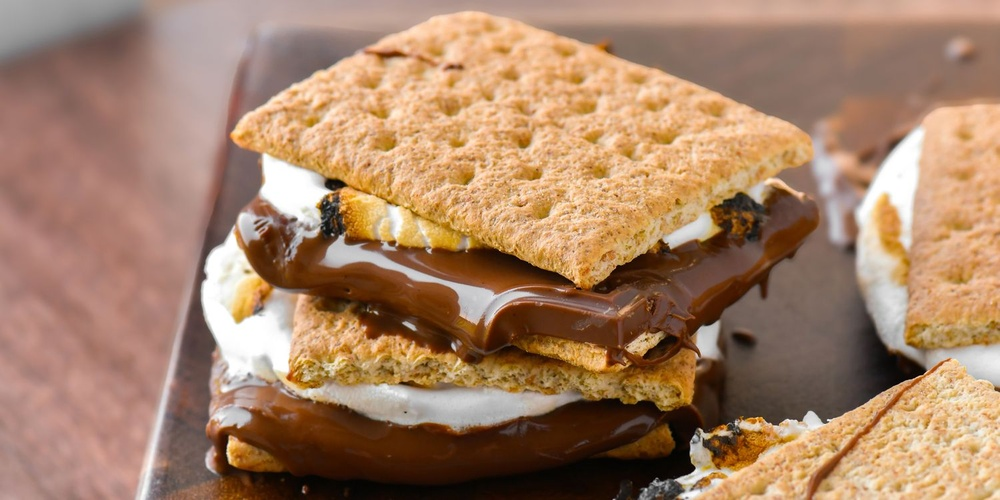
#> input picture vla-research/image-processor/images/smores.jpg, 1000 x 500 px, shrunk from 1500 x 750 before the run, found by its file name
$ python preprocessing.py image-processor/images/smores.jpg
#> lines starting #> are read from the running program, lines starting #| are printed output that depends on the picture
"""
Note that this is not yet connected to the rest of the image processor, for now it is a standalone script and will work to test images - Krish
Fixes: white balance, gamma correction, brightness/contrast normalization, denoising.
In Terminal try: python preprocessing.py <image path>
python3 image-processor/preprocessing.py image-processor/images/smores.jpg

I still have to tweak it to actually process it positively, but for now at least its working; just not good
"""

import sys
from pathlib import Path

import cv2
import numpy as np


def gray_world_white_balance(img: np.ndarray) -> np.ndarray:
    """Auto white balance using Gray World algorithm."""
    result = img.astype(np.float32)
    avg_b, avg_g, avg_r = np.mean(result, axis=(0, 1))
    gray_avg = (avg_b + avg_g + avg_r) / 3.0
    result[:, :, 0] = np.clip(result[:, :, 0] * (gray_avg / (avg_b + 1e-6)), 0, 255)
    result[:, :, 1] = np.clip(result[:, :, 1] * (gray_avg / (avg_g + 1e-6)), 0, 255)
    result[:, :, 2] = np.clip(result[:, :, 2] * (gray_avg / (avg_r + 1e-6)), 0, 255)
    return result.astype(np.uint8)


def gamma_correction(img: np.ndarray, gamma: float = 1.2) -> np.ndarray:
    """Apply gamma correction. gamma > 1 brightens, < 1 darkens."""
    inv_gamma = 1.0 / gamma
    table = np.array([((i / 255.0) ** inv_gamma) * 255 for i in range(256)]).astype(np.uint8)
    return cv2.LUT(img, table)


def auto_gamma(img: np.ndarray) -> np.ndarray:
    """Estimate gamma from image brightness and correct."""
    gray = cv2.cvtColor(img, cv2.COLOR_BGR2GRAY)
    mean_brightness = np.mean(gray)
    target = 127.0
    gamma = np.log(target / 255.0) / np.log(mean_brightness / 255.0 + 1e-6)
    gamma = np.clip(gamma, 0.5, 2.5)
    return gamma_correction(img, gamma)


def normalize_brightness_contrast(img: np.ndarray) -> np.ndarray:
    lab = cv2.cvtColor(img, cv2.COLOR_BGR2LAB)
    l_channel, a_channel, b_channel = cv2.split(lab)
    clahe = cv2.createCLAHE(clipLimit=2.0, tileGridSize=(8, 8))
    l_channel = clahe.apply(l_channel)
    lab = cv2.merge([l_channel, a_channel, b_channel])
    return cv2.cvtColor(lab, cv2.COLOR_LAB2BGR)


def denoise(img: np.ndarray) -> np.ndarray:
    return cv2.fastNlMeansDenoisingColored(img, None, h=10, hColor=10, templateWindowSize=7, searchWindowSize=21)


def preprocess(img: np.ndarray) -> np.ndarray:
    img = denoise(img)
    img = gray_world_white_balance(img)
    img = auto_gamma(img)
    img = normalize_brightness_contrast(img)
    return img


def main() -> None:
    if len(sys.argv) < 2:
        print("Usage: python preprocessing.py <path_to_image>")
        sys.exit(1)

    path = Path(sys.argv[1])
    if not path.exists():
        print(f"Error: File not found: {path}")
        sys.exit(1)

    img = cv2.imread(str(path))
#> img is the input picture: shape (500, 1000, 3); mean B, G, R 103, 129.7, 165.9
    if img is None:
        print(f"Error: Could not load image: {path}")
        sys.exit(1)

    processed = preprocess(img)
#> in denoise, `return cv2.fastNlMeansDenoisingColored(img, None, h=10, hColor=10, tem..`:
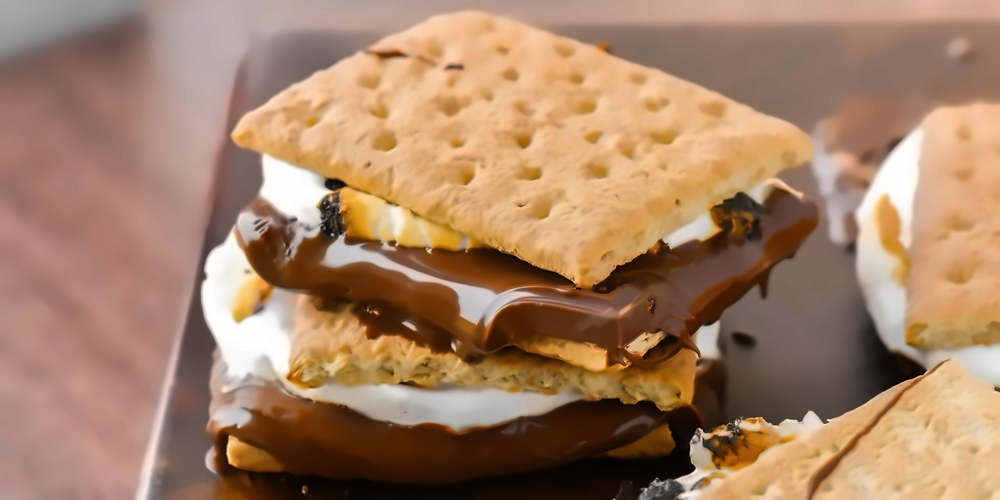
#> returned value: shape (500, 1000, 3); mean of channels 0, 1, 2 102.3, 129.4, 166; drawn as B, G, R
#> in gray_world_white_balance, `avg_b, avg_g, avg_r = np.mean(result, axis=(0, 1))`: avg_b = 102.2; avg_g = 129.5; avg_r = 166
#> in gray_world_white_balance, `gray_avg = (avg_b + avg_g + avg_r) / 3.0`: gray_avg = 132.6
#> in gray_world_white_balance, `result[:, :, 0] = np.clip(result[:, :, 0] * (gray_avg / (avg_b + 1e-6)..`:
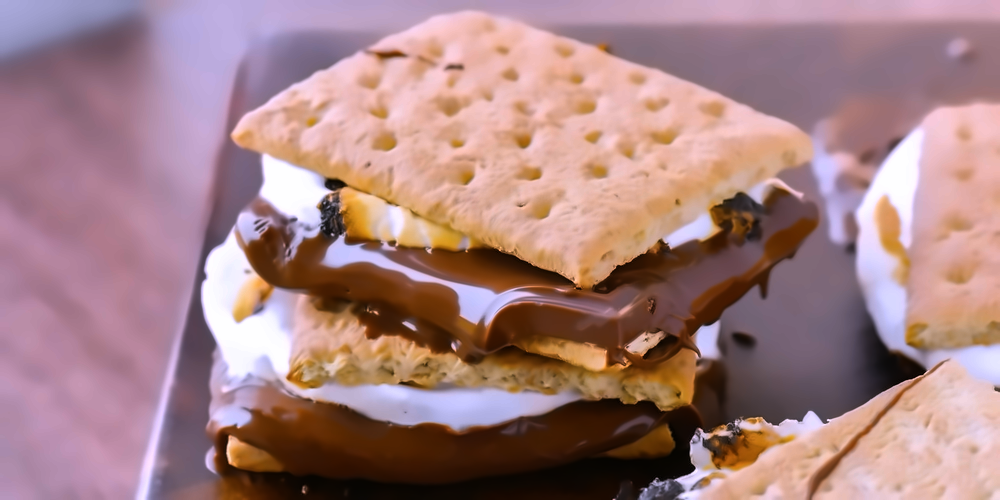
#> result: shape (500, 1000, 3) float32; mean of channels 0, 1, 2 131.1, 129.5, 166; drawn as B, G, R
#> in gray_world_white_balance, `result[:, :, 2] = np.clip(result[:, :, 2] * (gray_avg / (avg_r + 1e-6)..`:
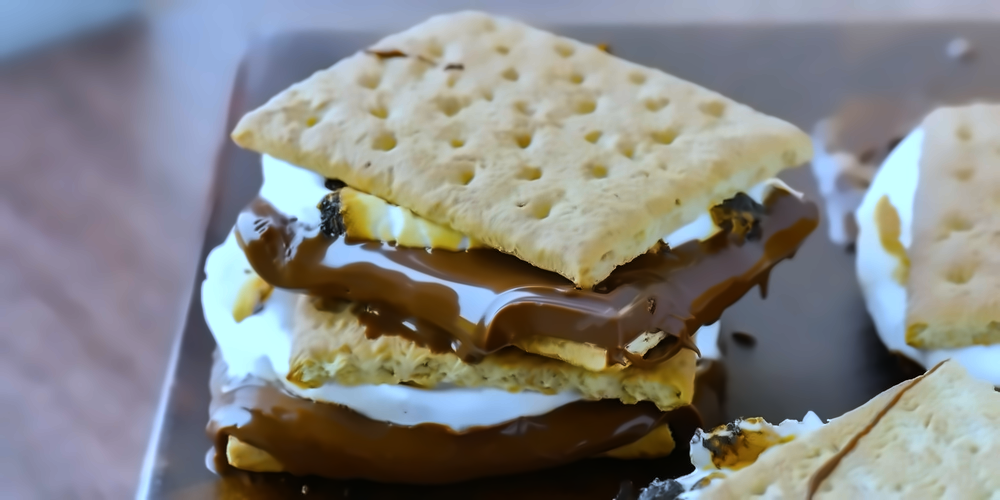
#> result: shape (500, 1000, 3) float32; mean of channels 0, 1, 2 131.1, 132.5, 132.7; drawn as B, G, R
#> in auto_gamma, `gray = cv2.cvtColor(img, cv2.COLOR_BGR2GRAY)`:
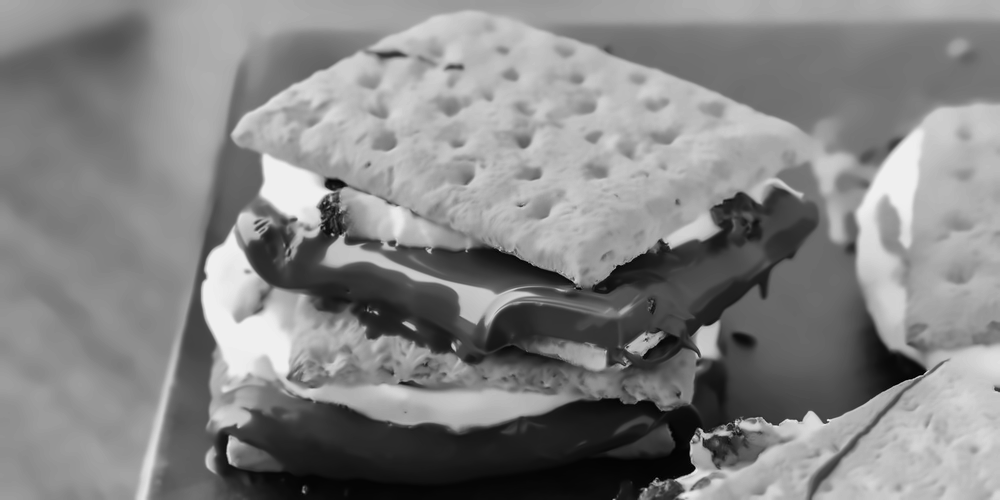
#> gray: shape (500, 1000); min 0, max 239, mean 131.9
#> in auto_gamma, `mean_brightness = np.mean(gray)`: mean_brightness = 131.9
#> in auto_gamma, `gamma = np.log(target / 255.0) / np.log(mean_brightness / 255.0 + 1e-6)`: gamma = 1.06
#> in gamma_correction, `inv_gamma = 1.0 / gamma`: inv_gamma = 0.946
#> in gamma_correction, `table = np.array([((i / 255.0) ** inv_gamma) * 255 for i in range(256)..`: table = 256 values from 0 to 255
#> in normalize_brightness_contrast, `lab = cv2.cvtColor(img, cv2.COLOR_BGR2LAB)`: lab: shape (500, 1000, 3); mean of channels 0, 1, 2 142.5, 129.2, 129.5
#> in normalize_brightness_contrast, `l_channel, a_channel, b_channel = cv2.split(lab)`:
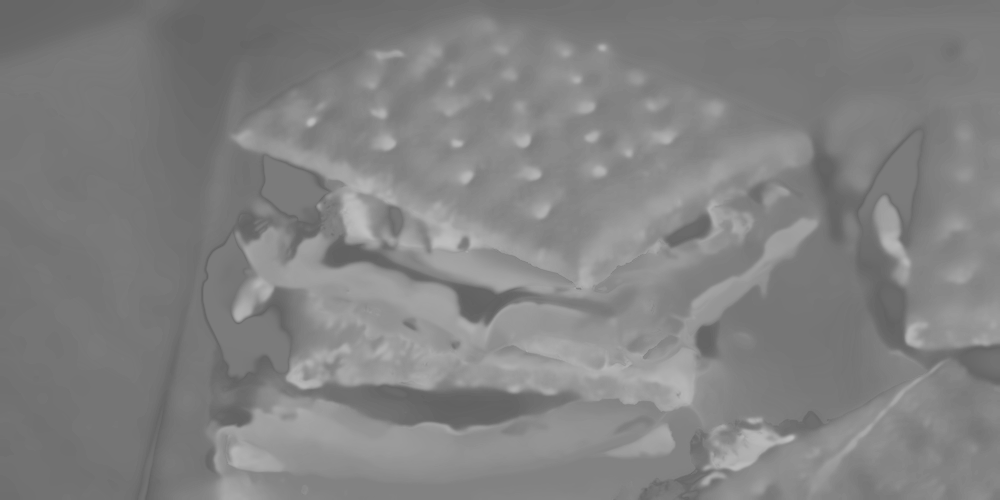
#> b_channel: shape (500, 1000); min 97, max 192, mean 129.5
#> in normalize_brightness_contrast, `l_channel = clahe.apply(l_channel)`:
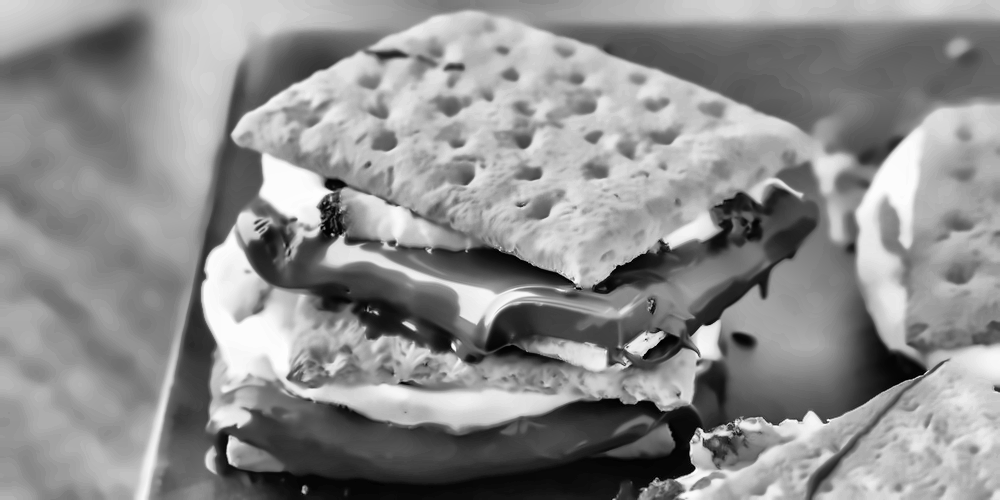
#> l_channel: shape (500, 1000); min 0, max 253, mean 141.1
#> in normalize_brightness_contrast, `lab = cv2.merge([l_channel, a_channel, b_channel])`: lab: shape (500, 1000, 3); mean of channels 0, 1, 2 141.1, 129.2, 129.5
#> in normalize_brightness_contrast, `return cv2.cvtColor(lab, cv2.COLOR_LAB2BGR)`:
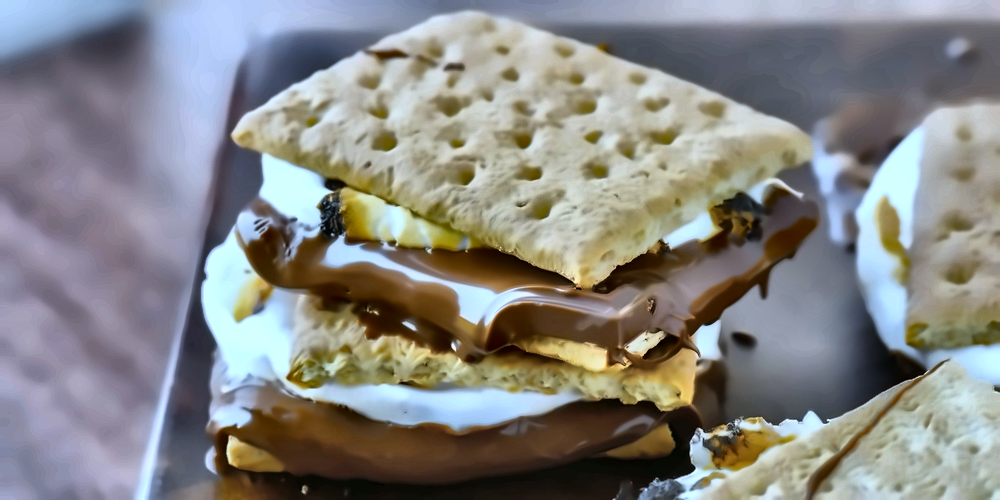
#> returned value: shape (500, 1000, 3); mean B, G, R 132.2, 134.4, 134.8

    out_path = path.parent / f"{path.stem}_processed{path.suffix}"
    cv2.imwrite(str(out_path), processed)
    print(f"Saved processed image to: {out_path}")


if __name__ == "__main__":
    main()

$ run again, with vla-research/image-processor/images/goat.jpeg copied over vla-research/image-processor/images/smores.jpg
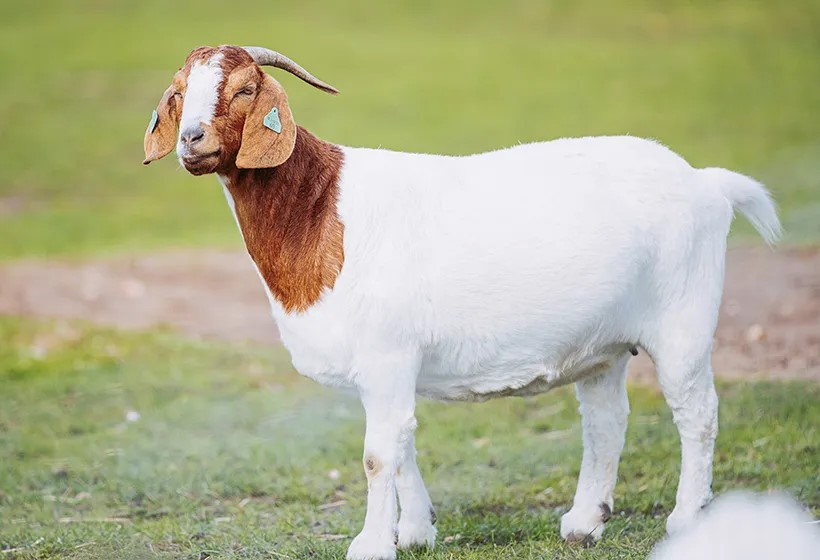
#> input picture vla-research/image-processor/images/goat.jpeg, 820 x 560 px, found by its file name
#> in main, img is the input picture: shape (560, 820, 3); mean B, G, R 140.8, 175.9, 174.4
#> avg_b = 140.3; avg_g = 175.7; avg_r = 174.7
#> gray_avg = 163.6
#> in auto_gamma, `gray = cv2.cvtColor(img, cv2.COLOR_BGR2GRAY)`:
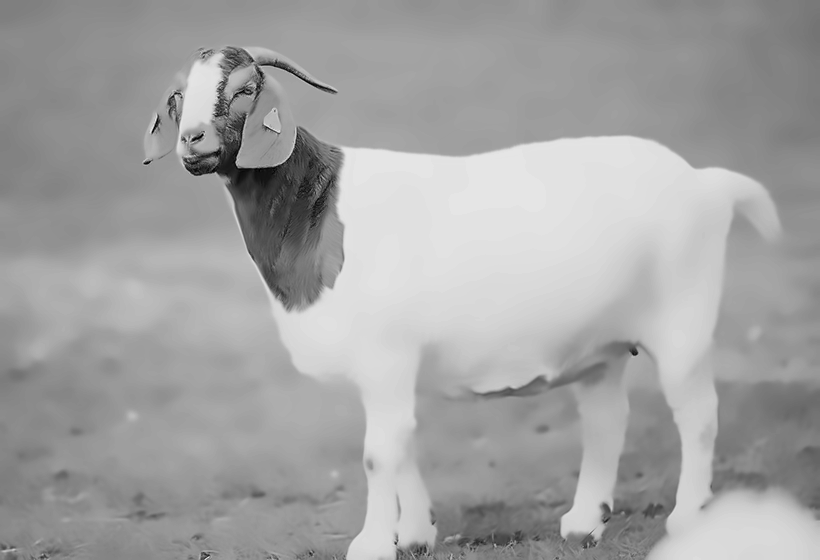
#> gray: shape (560, 820); min 1, max 232, mean 162.7
#> mean_brightness = 162.7
#> gamma = 1.55
#> inv_gamma = 0.645
#> table = 256 values from 0 to 255
#> in normalize_brightness_contrast, `return cv2.cvtColor(lab, cv2.COLOR_LAB2BGR)`:
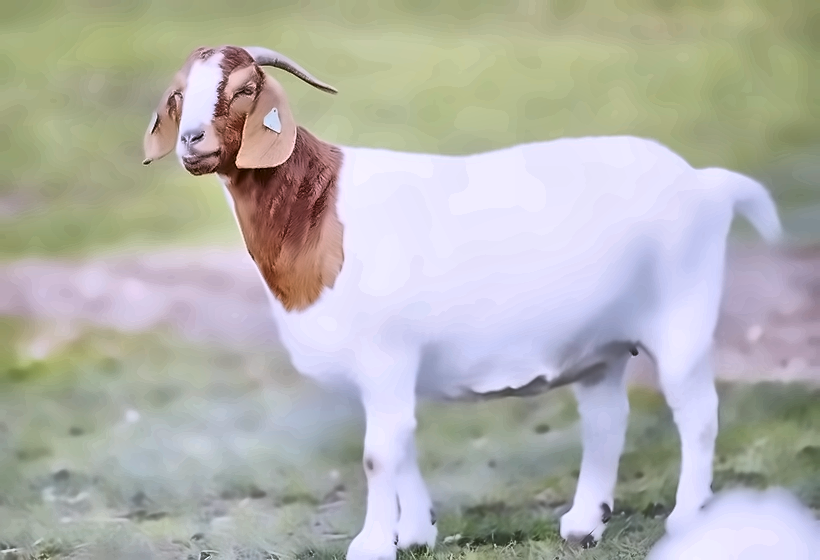
#> returned value: shape (560, 820, 3); mean B, G, R 173.3, 178.5, 178.5
